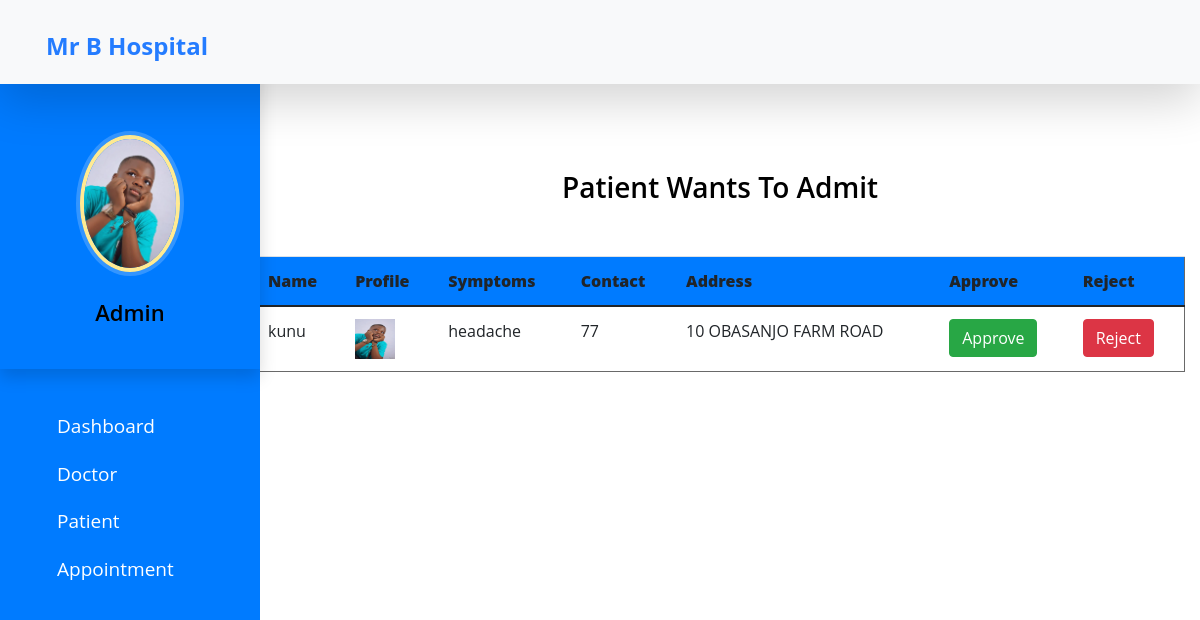
The app's page /adminap with its own data.
### HospitalManagement/models.py (models this page shows, shortened)
class Patient(models.Model):
    name = models.CharField(max_length=50)
    image= models.ImageField('profile' ,upload_to='images/',null=True,blank=True)
    gender= models.CharField(max_length=10)
    mobile= models.IntegerField(null=True,blank=True)
    address=models.CharField(max_length=200)
    symptoms=models.CharField(max_length=100 ,null=True,blank=True)
    status=models.BooleanField(default=False)

### HospitalManagement/views.py (the view)
# urls.py: path('adminap', admin_approve_patient , name="admin_approve_patient"),
def admin_approve_patient(request):
    patients=Patient.objects.all()
    context={
    'patients': patients,
    }
    return render(request,"HospitalManagement/admin_approve_patient.html",context)

### HospitalManagement/templates/HospitalManagement/admin_approve_patient.html (shortened to what this page needs)
{% extends 'admin_base.html' %}
{% load static %}
{% block main %}
<head>
</head>
<div class="container">
  <div class="panel panel-primary">
    <div class="panel-heading mt-4 mb-5">
      <h4 class="panel-title">Patient Wants To Admit</h4>
    </div>
    <table class="table table-hover" id="dev-table" style="border: 1px solid rgb(105, 105, 105);">
      <thead class="bg-primary">
        <tr>
          <th style="font-weight: 900;">Name</th>
          <th style="font-weight: 900;">Profile </th>
          <th style="font-weight: 900;">Symptoms</th>
          <th style="font-weight: 900;">Contact</th>
          <th style="font-weight: 900;">Address</th>
          <th style="font-weight: 900;">Approve</th>
          <th style="font-weight: 900;">Reject</th>
        </tr>
      </thead>
      {% for p in patients %}
      <tr>
        <td> {{p.name}}</td>
        <td> <img src="{{p.image.url}}" alt="Profile Pic" height="40px" width="40px" /></td>
        <td>{{p.symptoms}}</td>
        <td>{{p.mobile}}</td>
        <td>{{p.address}}</td>
        <td><a class="btn btn-success btn-xs" href="{% url 'approve_patient' p.id  %}">Approve</a></td>
        <td><a class="btn btn-danger btn-xs" href="{% url 'reject_patient' p.id  %}">Reject</a></td>
      </tr>
      {% endfor %}
    </table>
  </div>
</div>
{% endblock  %}

### static/style.css (style rules this page uses)
body { padding-left: 240px; }

### static/css/templatemo-medic-care.css (style rules this page uses)
:root { --white-color: #FFFFFF; --primary-color: #247cff; --section-bg-color: #F9F9F9; --dark-color: #000000; --title-color: #565758; --p-color: #717275; --border-color: #eaeaea; --body-font-family: 'Open Sans', sans-serif; --h1-font-size: 48px; --h2-font-size: 36px; --h3-font-size: 32px; --h4-font-size: 28px; --h5-font-size: 24px; --h6-font-size: 22px; --p-font-size: 18px; --menu-font-size: 16px; --font-weight-light: 300; --font-weight-normal: 400; --font-weight-semibold: 600; --font-weight-bold: 700; }
body { background: var(--white-color); font-family: var(--body-font-family); position: relative; padding-top: 94px; }
h2, h3, h4, h5, h6 { color: var(--dark-color); line-height: inherit; }
h1, h2, h3, h4, h5, h6 { font-weight: var(--font-weight-semibold); }
h4 { font-size: var(--h4-font-size); }
a, button { touch-action: manipulation; transition: all 0.3s; }
a { color: var(--p-color); text-decoration: none; }

### templates/admin_base.html (style rules this page uses)
a:link { text-decoration: none; }
a { color: white; }

### HospitalManagement/templates/HospitalManagement/admin_approve_patient.html (style rules this page uses)
a:link { text-decoration: none; }
h4 { text-align: center; }

### records on screen
Patient: name "kunu", image (picture), symptoms "headache", mobile "77", address "10 OBASANJO FARM ROAD"
